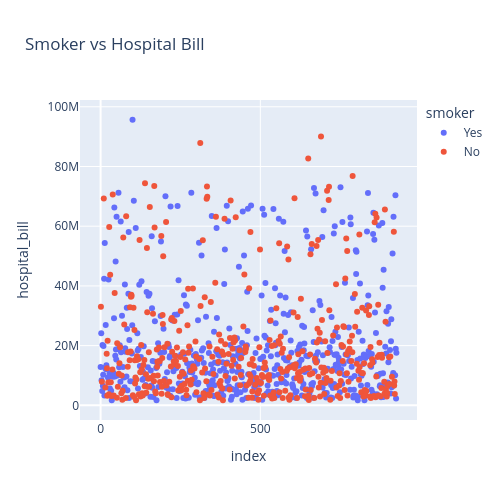

Here is the notebook cell this chart was saved with:
### Code cell
# Bivariate Analysis: smoker vs Hospital Bill
fig = px.scatter(
    df,
    # x="smoker",
    y="hospital_bill",
    color="smoker",
    title="Smoker vs Hospital Bill",
    width=500,
    height=500                     
)
fig.show()

### Figure 1 — Plotly figure (JSON) as saved in the notebook; plotly's stock layout.template omitted (floating-point values rounded to 4 significant figures; data arrays with more than 128 entries replaced by an {"elided": "..."} marker saying what was removed)
{"data": [{"hovertemplate": "smoker=Yes<br>index=%{x}<br>hospital_bill=%{y}<extra></extra>", "legendgroup": "Yes", "marker": {"color": "#636efa", "symbol": "circle"}, "mode": "markers", "name": "Yes", "orientation": "v", "showlegend": true, "type": "scatter", "x": {"elided": "505 int values"}, "xaxis": "x", "y": {"elided": "505 float values"}, "yaxis": "y"}, {"hovertemplate": "smoker=No<br>index=%{x}<br>hospital_bill=%{y}<extra></extra>", "legendgroup": "No", "marker": {"color": "#EF553B", "symbol": "circle"}, "mode": "markers", "name": "No", "orientation": "v", "showlegend": true, "type": "scatter", "x": {"elided": "422 int values"}, "xaxis": "x", "y": {"elided": "422 float values"}, "yaxis": "y"}], "layout": {"height": 500, "legend": {"title": {"text": "smoker"}, "tracegroupgap": 0}, "title": {"text": "Smoker vs Hospital Bill"}, "width": 500, "xaxis": {"anchor": "y", "domain": [0, 1], "title": {"text": "index"}}, "yaxis": {"anchor": "x", "domain": [0, 1], "title": {"text": "hospital_bill"}}}}
